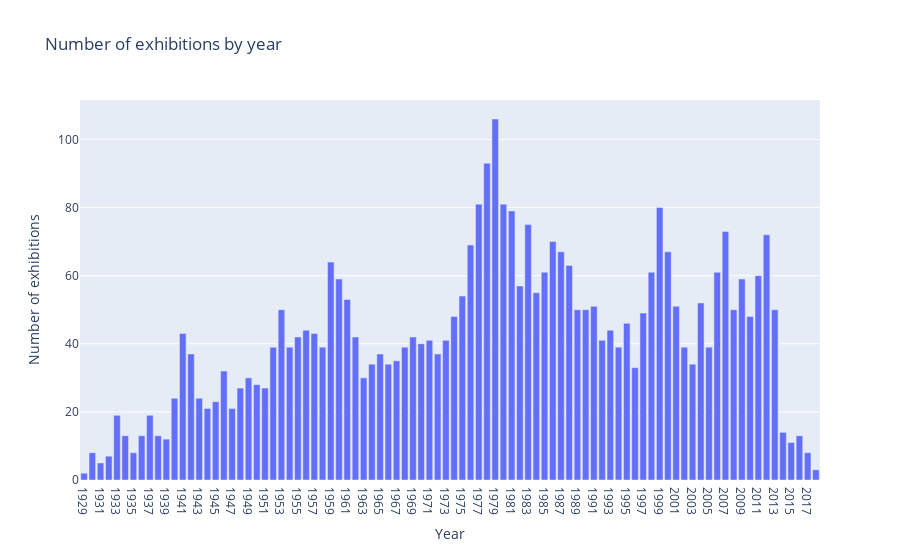

Notebook source saved alongside this figure:
### Markdown cell above
# Exhibitions per year

### Code cell
number_ex_by_year = {}

# open event summary file
with open(os.path.join(output_activity_dir, activity_all_file), 'r') as json_file:
    data = json.load(json_file)

    # iterate over events
    for event in data.get("events"):

        # get start date for event
        start = event.get("start")
        # get start year for event
        year = start.split("-")[0]
 
        if year in number_ex_by_year:
            number_ex_by_year[year] += 1
        else:
            number_ex_by_year[year] = 1
        
    number_ex_by_year = SortedDict(number_ex_by_year)

   # print(number_ex_by_year)

x_values = number_ex_by_year.keys()
y_values = number_ex_by_year.values()

fig = px.bar(x=x_values, y=y_values, 
labels={"x": "Year", "y": "Number of exhibitions"},
title="Number of exhibitions by year"
)
fig.show()

### Figure 1 — Plotly figure (JSON) as saved in the notebook; plotly's stock layout.template omitted (floating-point values rounded to 4 significant figures)
{"data": [{"alignmentgroup": "True", "hovertemplate": "Year=%{x}<br>Number of exhibitions=%{y}<extra></extra>", "legendgroup": "", "marker": {"color": "#636efa", "pattern": {"shape": ""}}, "name": "", "offsetgroup": "", "orientation": "v", "showlegend": false, "textposition": "auto", "type": "bar", "x": ["1929", "1930", "1931", "1932", "1933", "1934", "1935", "1936", "1937", "1938", "1939", "1940", "1941", "1942", "1943", "1944", "1945", "1946", "1947", "1948", "1949", "1950", "1951", "1952", "1953", "1954", "1955", "1956", "1957", "1958", "1959", "1960", "1961", "1962", "1963", "1964", "1965", "1966", "1967", "1968", "1969", "1970", "1971", "1972", "1973", "1974", "1975", "1976", "1977", "1978", "1979", "1980", "1981", "1982", "1983", "1984", "1985", "1986", "1987", "1988", "1989", "1990", "1991", "1992", "1993", "1994", "1995", "1996", "1997", "1998", "1999", "2000", "2001", "2002", "2003", "2004", "2005", "2006", "2007", "2008", "2009", "2010", "2011", "2012", "2013", "2014", "2015", "2016", "2017", "2018"], "xaxis": "x", "y": [2, 8, 5, 7, 19, 13, 8, 13, 19, 13, 12, 24, 43, 37, 24, 21, 23, 32, 21, 27, 30, 28, 27, 39, 50, 39, 42, 44, 43, 39, 64, 59, 53, 42, 30, 34, 37, 34, 35, 39, 42, 40, 41, 37, 41, 48, 54, 69, 81, 93, 106, 81, 79, 57, 75, 55, 61, 70, 67, 63, 50, 50, 51, 41, 44, 39, 46, 33, 49, 61, 80, 67, 51, 39, 34, 52, 39, 61, 73, 50, 59, 48, 60, 72, 50, 14, 11, 13, 8, 3], "yaxis": "y"}], "layout": {"barmode": "relative", "legend": {"tracegroupgap": 0}, "title": {"text": "Number of exhibitions by year"}, "xaxis": {"anchor": "y", "domain": [0, 1], "title": {"text": "Year"}}, "yaxis": {"anchor": "x", "domain": [0, 1], "title": {"text": "Number of exhibitions"}}}}
